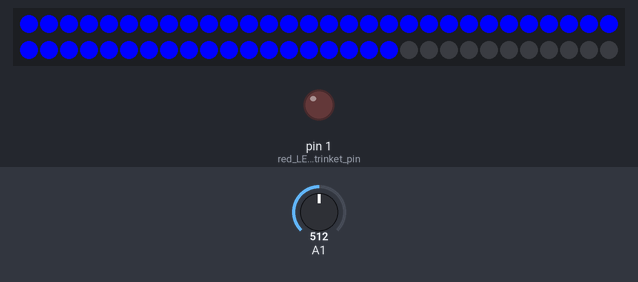
This sketch was run on a simulated Arduino Uno, built with avr-gcc and run on an emulated ATmega328P. Parts: 60 RGB LEDs in strip order, left to right, continuing on the next row, output pins drawn as LEDs (lit = HIGH). The test bench sets the inputs (shaded band); at power-on: A1 = 512.

Above: at 2.42 s.
2.9 s: A1 set to 330
At 3.36 s:
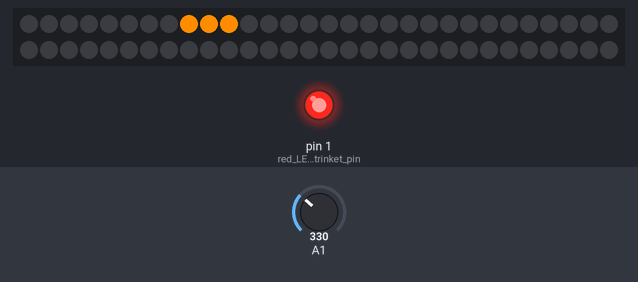
5.6 s: A1 set to 312
At 7.5 s:
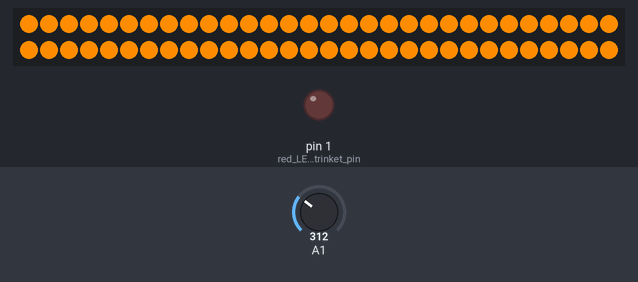
8.5 s: A1 set to 182
At 11.1 s:
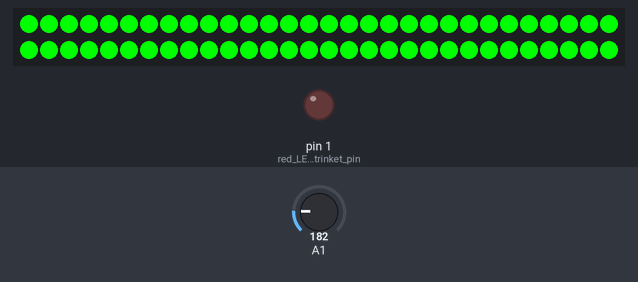
11.5 s: A1 set to 202
At 13.5 s:
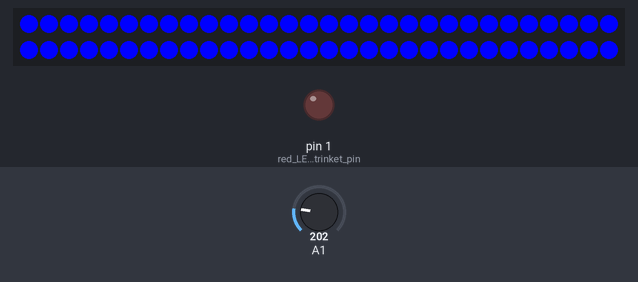
14.5 s: A1 set to 122
At 17.1 s:
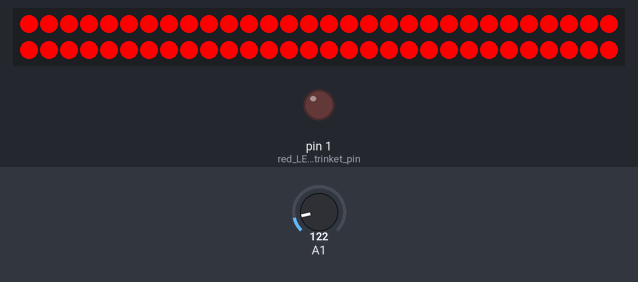
17.5 s: A1 set to 15
At 19.5 s:
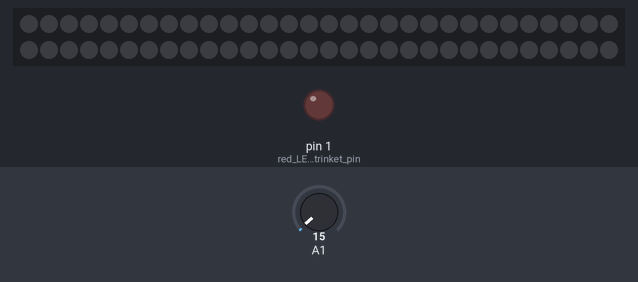
Timing chart, 0 to 21.0 s (numbered marks = the images above; inputs shaded):
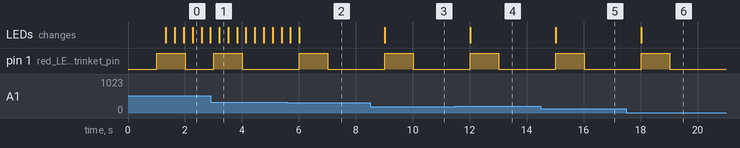

The sketch:

RoboLights.ino
```cpp
// program modified from NeoPixel library buttoncycler example program
// Chester Marshall  June 2017
//Uses analog input coming from roboRIO to set 16 different lighting modes of LED strip


#include <Adafruit_NeoPixel.h>

#define PIXEL_PIN     0    //trinket pin #0 = PWM out to LED strip
#define PIXEL_COUNT  60

// Parameter 1 = number of pixels in strip
// Parameter 2 = pin number (most are valid)
// Parameter 3 = pixel type flags, add together as needed:
// NEO_RGB     Pixels are wired for RGB bitstream
// NEO_GRB     Pixels are wired for GRB bitstream, correct for neopixel stick
// NEO_KHZ400  400 KHz bitstream (e.g. FLORA pixels)
// NEO_KHZ800  800 KHz bitstream (e.g. High Density LED strip), correct for neopixel stick
Adafruit_NeoPixel strip = Adafruit_NeoPixel(PIXEL_COUNT, PIXEL_PIN, NEO_GRB + NEO_KHZ800);

int rawRead = 0;
int curMode = 0;
int oldMode = 0;
int colorRed = 0;
int colorGreen = 0;
int colorBlue = 0;
long nowTime = 0;
long lastModeTime = 0;
long lastShowTime = 0;
int chasePos = 0;
int chaseRed = 0;
int chaseGreen = 0;
int chaseBlue = 0;
int pulseVal = 0;
bool pulseUp = false;

void setup() {
  pinMode(PIXEL_PIN, OUTPUT);
  pinMode(1, OUTPUT); //red LED on trinket pin #1
  strip.begin();
  strip.show(); // Initialize all pixels to 'off'
}

void loop()
{
  nowTime = millis();

  if(nowTime - lastModeTime > 1000)
  {
    lastModeTime = nowTime;
    rawRead = analogRead(1);
    curMode = getMode(rawRead);
    if (curMode != oldMode)
    {
      oldMode = curMode;
      setColor(curMode);
      digitalWrite(1, HIGH); //show we got a mode change
    }
    else digitalWrite(1, LOW);
  }

  if(nowTime - lastShowTime > 25)
  {
    lastShowTime = nowTime;
    runShow(curMode);
  }
}

int getMode(int nowRead)
{
  if(nowRead <= 63) return 0;                           //0.1568
  else if(nowRead >= 64 && nowRead <= 127) return 1;    //0.4704
  else if(nowRead >= 128 && nowRead <= 191) return 2;   //0.784
  else if(nowRead >= 192 && nowRead <= 255) return 3;   //1.0976
  else if(nowRead >= 256 && nowRead <= 319) return 4;   //1.4112
  else if(nowRead >= 320 && nowRead <= 383) return 5;   //1.7248
  else if(nowRead >= 384 && nowRead <= 447) return 6;   //2.0384
  else if(nowRead >= 448 && nowRead <= 511) return 7;   //2.352
  else if(nowRead >= 512 && nowRead <= 575) return 8;   //2.6656
  else if(nowRead >= 576 && nowRead <= 639) return 9;   //2.9792
  else if(nowRead >= 640 && nowRead <= 703) return 10;  //3.2928
  else if(nowRead >= 704 && nowRead <= 767) return 11;  //3.6064
  else if(nowRead >= 768 && nowRead <= 831) return 12;  //3.92
  else if(nowRead >= 832 && nowRead <= 895) return 13;  //4.2336
  else if(nowRead >= 896 && nowRead <= 959) return 14;  //4.5472
  else if(nowRead >= 960 && nowRead <= 1023) return 15; //4.8608
  else return 0;
}

void setColor(int i)
{
  switch(i)
  {
    case 0: colorRed = 0;   //Off
            colorGreen = 0;
            colorBlue = 0;
            break;
    case 1: colorRed = 255; //Red static
            colorGreen = 0;
            colorBlue = 0;
            break;
    case 2: colorRed = 0;  //Green static
            colorGreen = 255;
            colorBlue = 0;
            break;
    case 3: colorRed = 0;  //Blue static
            colorGreen = 0;
            colorBlue = 255;
            break;
    case 4: colorRed = 255;   //Orange static
            colorGreen = 140;
            colorBlue = 0;
            break;
    case 5: colorRed = 0; //Black with orange chaser
            colorGreen = 0;
            colorBlue = 0;
            chaseRed = 255;
            chaseGreen = 140;
            chaseBlue = 0;
            chasePos = 0;
            break;
    case 6: colorRed = 0; //Blue with orange chaser
            colorGreen = 0;
            colorBlue = 0;
            chaseRed = 255;
            chaseGreen = 140;
            chaseBlue = 0;
            chasePos = 0;
            break;
    case 7: colorRed = 0; //orange wipe
            colorGreen = 0;
            colorBlue = 0;
            chaseRed = 255;
            chaseGreen = 140;
            chaseBlue = 0;
            chasePos = 0;
            break;
    case 8: colorRed = 0; //blue wipe
            colorGreen = 0;
            colorBlue = 0;
            chaseRed = 0;
            chaseGreen = 0;
            chaseBlue = 255;
            chasePos = 0;
            break;
    case 9: //rainbow static
            for(int z=0;z<256;z++)
            {
              for(int i=0;i<PIXEL_COUNT;i++)
              {
                strip.setPixelColor(i, Wheel((i+z) & 255));
              }
            }
            strip.show();
            break;
    case 10: //rainbow shuffle
            for(int z=0;z<256;z++)
            {
              for(int i=0;i<PIXEL_COUNT;i++)
              {
                strip.setPixelColor(i, Wheel((i+z) & 255));
              }
            }
            strip.show();
            break;
    case 11: colorRed = 0;   //Off
            colorGreen = 0;
            colorBlue = 0;
            break;
    case 12: colorRed = 0;   //Off
            colorGreen = 0;
            colorBlue = 0;
            break;
    case 13: colorRed = 0;   //Off
            colorGreen = 0;
            colorBlue = 0;
            break;
    case 14: colorRed = 0;   //Off
            colorGreen = 0;
            colorBlue = 0;
            break;
    case 15: colorRed = 0;   //Off
            colorGreen = 0;
            colorBlue = 0;

            break;
  }
  if(i != 9 && i != 10)
  {
    for(int i=0;i<PIXEL_COUNT;i++) strip.setPixelColor(i, strip.Color(colorRed,colorGreen,colorBlue));
    strip.show();
  }
}

void runShow(int i) {
  if(i==0 || i==1 || i==2 || i==3 || i==4 || i==9) //static colors
  {
  }
  else if(i==5 || i==6)  //chasers
  {
    strip.setPixelColor(chasePos,strip.Color(colorRed,colorGreen,colorBlue));
    strip.setPixelColor(chasePos+1,strip.Color(colorRed,colorGreen,colorBlue));
    strip.setPixelColor(chasePos+2,strip.Color(colorRed,colorGreen,colorBlue));
    chasePos++;
    if(chasePos > PIXEL_COUNT - 4) chasePos = 0;
    strip.setPixelColor(chasePos,strip.Color(chaseRed,chaseGreen,chaseBlue));
    strip.setPixelColor(chasePos+1,strip.Color(chaseRed,chaseGreen,chaseBlue));
    strip.setPixelColor(chasePos+2,strip.Color(chaseRed,chaseGreen,chaseBlue));
    strip.show();
  }
  else if(i==7 || i==8)  //wipers
  {
    strip.setPixelColor(chasePos, strip.Color(chaseRed,chaseGreen,chaseBlue));
    strip.show();
    chasePos++;
    if(chasePos>PIXEL_COUNT)
    {
      chasePos = 0;
      for(int i=0;i<PIXEL_COUNT;i++) strip.setPixelColor(i, strip.Color(colorRed,colorGreen,colorBlue));
      strip.show();
    }
  }
  else if(i==10) //shuffle
  {
    strip.setPixelColor(PIXEL_COUNT-1, strip.getPixelColor(0));
    for(int i=0;i<PIXEL_COUNT-1;i++)
    {
      strip.setPixelColor(i, strip.getPixelColor(i+1));
    }
    strip.show();
  }
  else if(i==11 || i==12 || i==13 || i==14 || i==15)  //not implemented yet
  {
  }
}

// Input a value 0 to 255 to get a color value.
// The colours are a transition r - g - b - back to r.
uint32_t Wheel(byte WheelPos) {
  WheelPos = 255 - WheelPos;
  if(WheelPos < 85) {
    return strip.Color(255 - WheelPos * 3, 0, WheelPos * 3);
  }
  if(WheelPos < 170) {
    WheelPos -= 85;
    return strip.Color(0, WheelPos * 3, 255 - WheelPos * 3);
  }
  WheelPos -= 170;
  return strip.Color(WheelPos * 3, 255 - WheelPos * 3, 0);
}
```

Measured:
- the behaviour switches between 320 and 319 on A1 (found by bisection; images 1 and 2)
- after the input at 2.9 s, pin 1 (red_LED_on_trinket_pin): LOW → HIGH after 0.11 s, → LOW 1.0 s later; the LEDs: change after 0.30 s (image 1)
- after the input at 5.6 s, pin 1 (red_LED_on_trinket_pin): LOW → HIGH after 0.41 s, → LOW 1.0 s later; the LEDs: first differ from a run without the input after 0.41 s (image 2)
- after the input at 8.5 s, pin 1 (red_LED_on_trinket_pin): LOW → HIGH after 0.51 s, → LOW 1.0 s later; the LEDs: change after 0.51 s (image 3)
- after the input at 11.5 s, pin 1 (red_LED_on_trinket_pin): LOW → HIGH after 0.52 s, → LOW 1.0 s later; the LEDs: change after 0.52 s (image 4)
- after the input at 14.5 s, pin 1 (red_LED_on_trinket_pin): LOW → HIGH after 0.52 s, → LOW 1.0 s later; the LEDs: change after 0.52 s (image 5)
- after the input at 17.5 s, pin 1 (red_LED_on_trinket_pin): LOW → HIGH after 0.52 s, → LOW 1.0 s later; the LEDs: change after 0.52 s (image 6)
